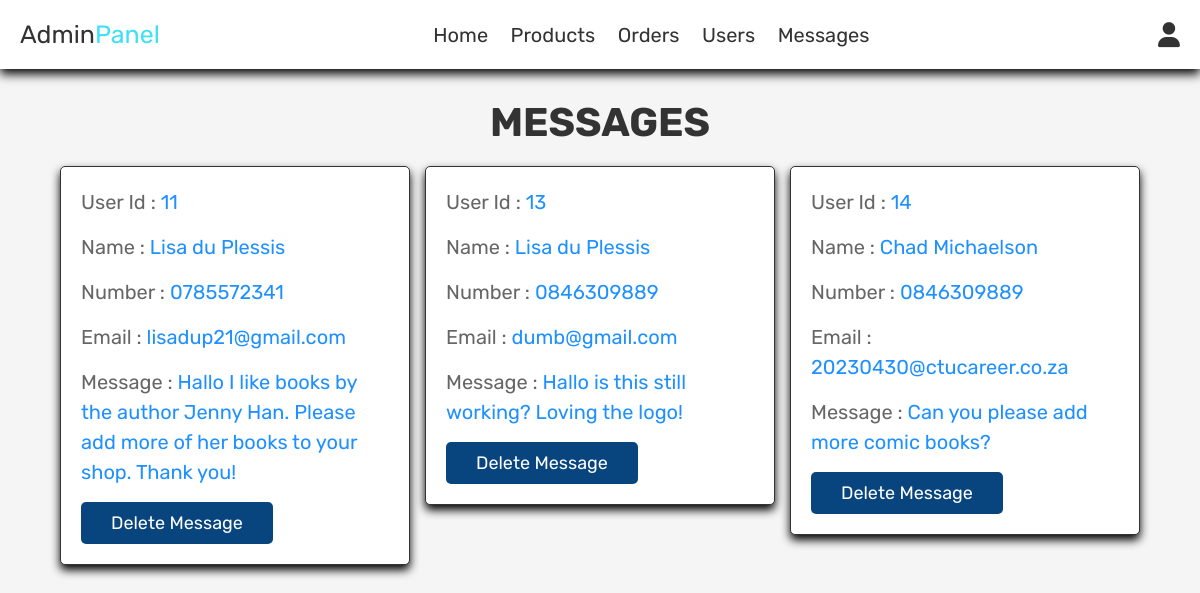
The app's page /admin_contact.php (signed in) with its own data.
### tables this page shows
CREATE TABLE `message` (
  `id` int(100) NOT NULL,
  `user_id` int(100) NOT NULL,
  `name` varchar(225) NOT NULL,
  `email` varchar(225) NOT NULL,
  `number` varchar(12) NOT NULL,
  `message` varchar(500) NOT NULL
);

### admin_contact.php (the view, shortened to what this page needs)
<?php
include 'config.php';
?>
<!DOCTYPE html>
<html lang="en">
<head>
   <link rel="stylesheet" href="https://cdnjs.cloudflare.com/ajax/libs/font-awesome/6.0.0/css/all.min.css">
   <link rel="stylesheet" href="admin_style.css">
</head>
<body>
<?php include 'admin_header.php'; ?>
<section class="messages">
   <h1 class="title"> Messages </h1>
   <div class="box-container">
   <?php
      $select_message = mysqli_query($conn, "SELECT * FROM `message`") or die('Query Failed');
      if(mysqli_num_rows($select_message) > 0){
         while($fetch_message = mysqli_fetch_assoc($select_message)){
   ?>
   <div class="box">
      <p> User Id : <span><?php echo $fetch_message['user_id']; ?></span> </p>
      <p> Name : <span><?php echo $fetch_message['name']; ?></span> </p>
      <p> Number : <span><?php echo $fetch_message['number']; ?></span> </p>
      <p> Email : <span><?php echo $fetch_message['email']; ?></span> </p>
      <p> Message : <span><?php echo $fetch_message['message']; ?></span> </p>
      <a href="admin_contact.php?delete=<?php echo $fetch_message['id']; ?>" onclick="return confirm('delete this message?');" class="delete-btn">Delete Message</a>
   </div>
   <?php
      };
   }else{
      echo '<p class="empty">You Have No Messages</p>';
   }
   ?>
   </div>
</section>
</body>
</html>

### admin_style.css (style rules this page uses)
:root { --turqoise: #3CE1F7; --red: #c0392b; --orange: #f39c12; --black: #333; --white: #fff; --dark-cerulean: #08457e; --dodger-blue: #1e90ff; --light-color: #666; --light-white: #ccc; --light-bg: #f5f5f5; --border: .1rem solid var(--black); --box-shadow: 0 .5rem 1rem rgba(0, 0, 0.1); }
* { font-family: 'Rubik', sans-serif; margin: 0; padding: 0; box-sizing: border-box; outline: none; border: none; text-decoration: none; transition: all .2s linear; }
html { font-size: 62.5%; overflow-x: hidden; }
body { background-color: var(--light-bg); }
section { padding: 3rem 2rem; }
.title { text-align: center; margin-bottom: 2rem; text-transform: uppercase; color: var(--black); font-size: 4rem; }
.btn, .option-btn, .delete-btn, .white-btn { display: inline-block; margin-top: 1rem; padding: 1rem 3rem; cursor: pointer; color: var(--white); font-size: 1.8rem; border-radius: .5rem; text-transform: capitalize; }
.delete-btn { background-color: var(--dark-cerulean); }
.messages .box-container { display: grid; grid-template-columns: repeat(auto-fit, 35rem); justify-content: center; gap: 1.5rem; max-width: 1200px; margin: 0 auto; align-items: flex-start; }
.messages .box-container .box { background-color: var(--white); padding: 2rem; border: var(--border); box-shadow: var(--box-shadow); border-radius: .5rem; }
.messages .box-container .box p { padding-bottom: 1.5rem; font-size: 2rem; color: var(--light-color); line-height: 1.5; }
.messages .box-container .box p span { color:#1e90ff ; }
.messages .box-container .box .delete-btn { margin-top: 0; }

### records on screen
message: user "11", name "Lisa du Plessis", number "0785572341", email "lisadup21@gmail.com", message "Hallo I like books by the author Jenny Han. Please add more of her books to your shop. Thank you!"
message: user "13", name "Lisa du Plessis", number "0846309889", email "dumb@gmail.com", message "Hallo is this still working? Loving the logo!"
message: user "14", name "Chad Michaelson", number "0846309889", email "20230430@ctucareer.co.za", message "Can you please add more comic books?"
